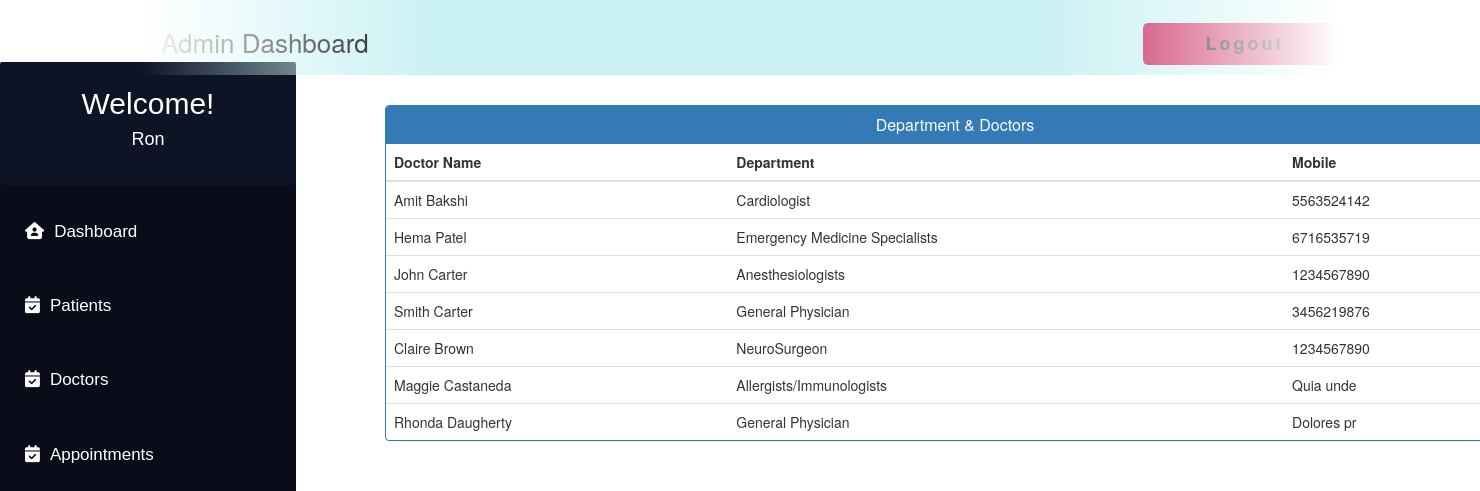
Page /admin_doctor_specialization/ (signed in) on the committed database.
### MyApp/models.py (models this page shows, shortened)
class Doctor(models.Model):
    user = models.OneToOneField(User, on_delete=models.CASCADE)
    Doctor_First_Name = models.CharField(max_length=50, default="")
    Doctor_Last_Name = models.CharField(max_length=50, default="")
    gender = models.CharField(max_length=10, choices=GENDER, default="")
    address = models.CharField(max_length=40)
    contact = models.CharField(max_length=10, null=True)
    department = models.CharField(
        max_length=50, choices=departments, default='')
    status = models.BooleanField(default=False)
    @property
    def get_name(self):
        return self.Doctor_First_Name+" "+self.Doctor_Last_Name

### MyApp/views.py (the view)
# urls.py: path('admin_doctor_specialization/', views.admin_doctor_specialization,
@login_required(login_url='adminlogin')
def admin_doctor_specialization(request):
    doctors = Doctor.objects.all().filter(status=True)
    return render(request, 'MyApp/admin_doctor_specialization.html', {'doctors': doctors})

### templates/MyApp/admin_doctor_specialization.html (shortened to what this page needs)
{% extends 'MyApp/admin_base.html' %}
{% block content_dashboard %}
<head>
  <link href="//netdna.bootstrapcdn.com/bootstrap/3.0.0/css/bootstrap.min.css" rel="stylesheet" id="bootstrap-css">
</head>
<div class="container" style="margin-left:25%; margin-right:8%; margin-top:2%;">
  <div class="panel panel-primary">
    <div class="panel-heading">
      <h6 class="panel-title">Department & Doctors</h6>
    </div>
    <table class="table table-hover" id="dev-table">
      <thead>
        <tr>
          <th>Doctor Name</th>
          <th>Department</th>
          <th>Mobile</th>
        </tr>
      </thead>
      {% for d in doctors %}
      <tr>
        <td> {{d.get_name}}</td>
        <td>{{d.department}}</td>
        <td>{{d.contact}}</td>
      </tr>
      {% endfor %}
    </table>
  </div>
</div>
{% endblock content_dashboard %}

### templates/MyApp/admin_base.html (shortened to what this page needs)
<!DOCTYPE html>
<html lang="en">
<head>
</head>
<body>
    <div class="navbar">
        <a>Admin Dashboard</a>
        <button>
            <span class="label"><a href="{% url 'MyApp:logout' %}" class="logoutbtn"
                    style="font-size:18px; text-align: center;">Logout</a></span>
        </button>
    </div>
    <div class="sidebar">
        <div class="userprofile">
            <h2 style="color:white; font-family:sans-serif; padding-top:25px; text-align:center; margin:0px;">Welcome!
            </h2>
            <h4 style="color:white; font-family:sans-serif; text-align:center; padding-bottom:35px;">
                {{request.user.username}}</h4>
        </div>
        <a href="{% url 'MyApp:admin_dashboard' %}"><i class="fa-solid fa-house-user"></i>Dashboard</a>
        <a href="{% url 'MyApp:admin_patient' %}"><i class="fa-solid fa-calendar-check"></i>Patients</a>
        <a href="{% url 'MyApp:admin_doctor' %}"><i class="fa-solid fa-calendar-check"></i>Doctors</a>
        <a href="{% url 'MyApp:admin_appointment' %}"><i class="fa-solid fa-calendar-check"></i>Appointments</a>
    </div>
    {% block content_dashboard %}
    {% endblock content_dashboard %}
</body>
</html>

### templates/MyApp/admin_base.html (style rules this page uses)
body { background-color: rgb(255, 255, 255); padding: 0px; margin-top: 0px; margin-left: 0px; margin-right: 0px; margin-bottom: 0px; }
.navbar { overflow: hidden; height: 75px; width: 100%; padding-top: 22px; z-index: 1; top: 0; position: fixed; display: block; max-width: 1200px; mask-image: linear-gradient(90deg, rgba(255, 255, 255, 0) 0%, #ffffff 25%, #ffffff 75%, rgba(255, 255, 255, 0) 100%); margin: 0 auto; background-color: #caf1f3; }
.navbar a { float: left; display: block; font-size: 26px; color: black; text-align: center; padding-left: 20px; text-decoration: none; }
.sidebar .userprofile { background-color: #0e1326; border-radius: 2px !important; margin-top: -5px; }
.sidebar { padding-top: 0px; border-radius: 15px !important; width: 20%; align-items: center; height: 100%; background-color: #0a0d19; font-family: sans-serif; font-size: 17px; font-weight: normal; position: fixed; top: 67px; left: 0; bottom: 0; }
.sidebar i { padding-right: 10px; }
.sidebar a { display: block; color: white; padding: 25px; text-decoration: none; }
button { float: right; position: relative; font-size: 14px; letter-spacing: 3px; height: 3em; padding: 0 3em; border: none; background-color: #c41b54; color: #fff; text-transform: uppercase; overflow: hidden; border-radius: 5px; margin-right: 20px; }
button::before { content: ''; display: block; position: absolute; z-index: 0; bottom: 0; left: 0; height: 0px; width: 100%; background: rgb(196, 27, 84); background: linear-gradient(90deg, rgba(196, 27, 84, 1) 20%, rgba(124, 7, 46, 1) 100%); transition: 0.2s; }
button .label { position: relative; }

### templates/MyApp/admin_doctor_specialization.html (style rules this page uses)
a:link { text-decoration: none; }
h6 { text-align: center; }

### rows in the picture
Doctor: get_name "Amit Bakshi", department "Cardiologist", contact "5563524142"
Doctor: get_name "Hema Patel", department "Emergency Medicine Specialists", contact "6716535719"
Doctor: get_name "John Carter", department "Anesthesiologists", contact "1234567890"
Doctor: get_name "Smith Carter", department "General Physician", contact "3456219876"
Doctor: get_name "Claire Brown", department "NeuroSurgeon", contact "1234567890"
Doctor: get_name "Maggie Castaneda", department "Allergists/Immunologists", contact "Quia unde"
Doctor: get_name "Rhonda Daugherty", department "General Physician", contact "Dolores pr"

### other values in the picture
{{ request.user.username }} "Ron"
